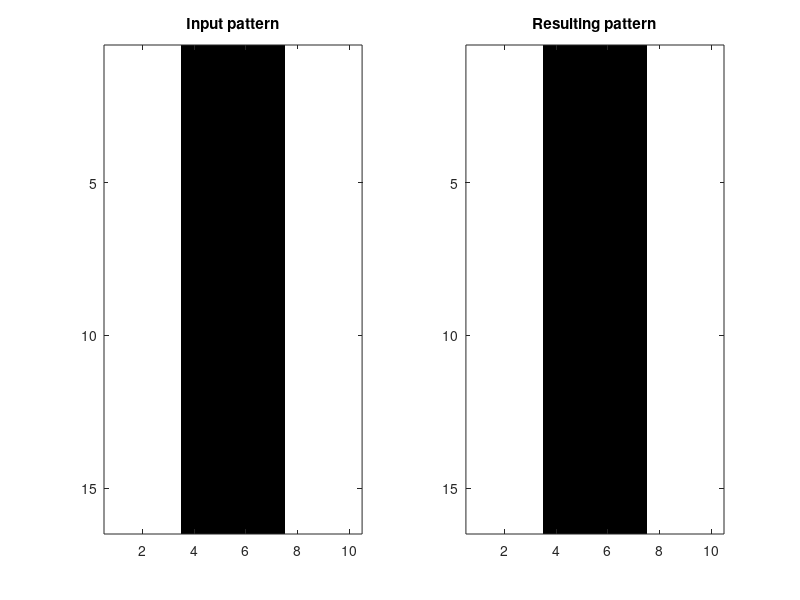

Source code (MATLAB):
% Here the stored patterns are defined, and new patterns are fed to the network

clc, clear

% Define patterns that will be stored, in the form of a column vectors
x1=[ [ -1, -1, -1, -1, -1, -1, -1, -1, -1, -1],[ -1, -1, -1, 1, 1, 1, 1, -1, -1, -1],[ -1, -1, 1, 1, 1, 1, 1, 1, -1, -1],[ -1, 1, 1, 1, -1, -1, 1, 1, 1, -1],[ -1, 1, 1, 1, -1, -1, 1, 1, 1, -1],[ -1, 1, 1, 1, -1, -1, 1, 1, 1, -1],[ -1, 1, 1, 1, -1, -1, 1, 1, 1, -1],[ -1, 1, 1, 1, -1, -1, 1, 1, 1, -1],[ -1, 1, 1, 1, -1, -1, 1, 1, 1, -1],[ -1, 1, 1, 1, -1, -1, 1, 1, 1, -1],[ -1, 1, 1, 1, -1, -1, 1, 1, 1, -1],[ -1, 1, 1, 1, -1, -1, 1, 1, 1, -1],[ -1, 1, 1, 1, -1, -1, 1, 1, 1, -1],[ -1, -1, 1, 1, 1, 1, 1, 1, -1, -1],[ -1, -1, -1, 1, 1, 1, 1, -1, -1, -1],[ -1, -1, -1, -1, -1, -1, -1, -1, -1, -1] ]';

x2=[ [ -1, -1, -1, 1, 1, 1, 1, -1, -1, -1],[ -1, -1, -1, 1, 1, 1, 1, -1, -1, -1],[ -1, -1, -1, 1, 1, 1, 1, -1, -1, -1],[ -1, -1, -1, 1, 1, 1, 1, -1, -1, -1],[ -1, -1, -1, 1, 1, 1, 1, -1, -1, -1],[ -1, -1, -1, 1, 1, 1, 1, -1, -1, -1],[ -1, -1, -1, 1, 1, 1, 1, -1, -1, -1],[ -1, -1, -1, 1, 1, 1, 1, -1, -1, -1],[ -1, -1, -1, 1, 1, 1, 1, -1, -1, -1],[ -1, -1, -1, 1, 1, 1, 1, -1, -1, -1],[ -1, -1, -1, 1, 1, 1, 1, -1, -1, -1],[ -1, -1, -1, 1, 1, 1, 1, -1, -1, -1],[ -1, -1, -1, 1, 1, 1, 1, -1, -1, -1],[ -1, -1, -1, 1, 1, 1, 1, -1, -1, -1],[ -1, -1, -1, 1, 1, 1, 1, -1, -1, -1],[ -1, -1, -1, 1, 1, 1, 1, -1, -1, -1] ]';

x3=[ [ 1, 1, 1, 1, 1, 1, 1, 1, -1, -1],[ 1, 1, 1, 1, 1, 1, 1, 1, -1, -1],[ -1, -1, -1, -1, -1, 1, 1, 1, -1, -1],[ -1, -1, -1, -1, -1, 1, 1, 1, -1, -1],[ -1, -1, -1, -1, -1, 1, 1, 1, -1, -1],[ -1, -1, -1, -1, -1, 1, 1, 1, -1, -1],[ -1, -1, -1, -1, -1, 1, 1, 1, -1, -1],[ 1, 1, 1, 1, 1, 1, 1, 1, -1, -1],[ 1, 1, 1, 1, 1, 1, 1, 1, -1, -1],[ 1, 1, 1, -1, -1, -1, -1, -1, -1, -1],[ 1, 1, 1, -1, -1, -1, -1, -1, -1, -1],[ 1, 1, 1, -1, -1, -1, -1, -1, -1, -1],[ 1, 1, 1, -1, -1, -1, -1, -1, -1, -1],[ 1, 1, 1, -1, -1, -1, -1, -1, -1, -1],[ 1, 1, 1, 1, 1, 1, 1, 1, -1, -1],[ 1, 1, 1, 1, 1, 1, 1, 1, -1, -1] ]';

x4=[ [ -1, -1, 1, 1, 1, 1, 1, 1, -1, -1],[ -1, -1, 1, 1, 1, 1, 1, 1, 1, -1],[ -1, -1, -1, -1, -1, -1, 1, 1, 1, -1],[ -1, -1, -1, -1, -1, -1, 1, 1, 1, -1],[ -1, -1, -1, -1, -1, -1, 1, 1, 1, -1],[ -1, -1, -1, -1, -1, -1, 1, 1, 1, -1],[ -1, -1, -1, -1, -1, -1, 1, 1, 1, -1],[ -1, -1, 1, 1, 1, 1, 1, 1, -1, -1],[ -1, -1, 1, 1, 1, 1, 1, 1, -1, -1],[ -1, -1, -1, -1, -1, -1, 1, 1, 1, -1],[ -1, -1, -1, -1, -1, -1, 1, 1, 1, -1],[ -1, -1, -1, -1, -1, -1, 1, 1, 1, -1],[ -1, -1, -1, -1, -1, -1, 1, 1, 1, -1],[ -1, -1, -1, -1, -1, -1, 1, 1, 1, -1],[ -1, -1, 1, 1, 1, 1, 1, 1, 1, -1],[ -1, -1, 1, 1, 1, 1, 1, 1, -1, -1] ]';

x5=[ [ -1, 1, 1, -1, -1, -1, -1, 1, 1, -1],[ -1, 1, 1, -1, -1, -1, -1, 1, 1, -1],[ -1, 1, 1, -1, -1, -1, -1, 1, 1, -1],[ -1, 1, 1, -1, -1, -1, -1, 1, 1, -1],[ -1, 1, 1, -1, -1, -1, -1, 1, 1, -1],[ -1, 1, 1, -1, -1, -1, -1, 1, 1, -1],[ -1, 1, 1, -1, -1, -1, -1, 1, 1, -1],[ -1, 1, 1, 1, 1, 1, 1, 1, 1, -1],[ -1, 1, 1, 1, 1, 1, 1, 1, 1, -1],[ -1, -1, -1, -1, -1, -1, -1, 1, 1, -1],[ -1, -1, -1, -1, -1, -1, -1, 1, 1, -1],[ -1, -1, -1, -1, -1, -1, -1, 1, 1, -1],[ -1, -1, -1, -1, -1, -1, -1, 1, 1, -1],[ -1, -1, -1, -1, -1, -1, -1, 1, 1, -1],[ -1, -1, -1, -1, -1, -1, -1, 1, 1, -1],[ -1, -1, -1, -1, -1, -1, -1, 1, 1, -1] ]';

% Next, define some parameters, a matrix with the weights and a matrix with the patterns to be stored
N = 160;
W = zeros(N,N);
storedPatterns = [x1, x2, x3, x4, x5]; % a 160x5 matrix

% We store the patterns in the network by calculating the weights
for i=1:size(storedPatterns,2)
    W = W + storedPatterns(:,i)*storedPatterns(:,i)';
end

% Using Hebb's rule means we wish to set the diagonal of W to zero
W = W - diag(diag(W));

% Define the pattern(s) we wish to feed the network
xFirst = [[1, 1, 1, -1, -1, -1, -1, 1, 1, 1], [-1, -1, -1, 1, 1, 1, 1, -1, -1, -1], [-1, -1, -1, 1, 1, 1, 1, -1, -1, -1], [-1, -1, -1, 1, 1, 1, 1, -1, -1, -1], [-1, -1, -1, 1, 1, 1, 1, -1, -1, -1], [-1, -1, -1, 1, 1, 1, 1, -1, -1, -1], [-1, -1, -1, 1, 1, 1, 1, -1, -1, -1], [-1, -1, -1, 1, 1, 1, 1, -1, -1, -1], [-1, -1, -1, 1, 1, 1, 1, -1, -1, -1], [-1, -1, -1, 1, 1, 1, 1, -1, -1, -1], [-1, -1, -1, 1, 1, 1, 1, -1, -1, -1], [-1, -1, -1, 1, 1, 1, 1, -1, -1, -1], [-1, -1, -1, 1, 1, 1, 1, -1, -1, -1], [-1, -1, -1, 1, 1, 1, 1, -1, -1, -1], [-1, -1, -1, 1, 1, 1, 1, -1, -1, -1], [-1, -1, -1, 1, 1, 1, 1, -1, -1, -1]]';
xSecond = [[1, 1, 1, 1, 1, 1, 1, 1, -1, -1], [1, 1, 1, 1, 1, 1, 1, 1, -1, -1], [-1, -1, -1, -1, -1, 1, 1, 1, -1, -1], [-1, -1, -1, -1, -1, 1, 1, 1, -1, -1], [-1, -1, -1, -1, -1, 1, 1, 1, -1, -1], [-1, -1, -1, -1, -1, 1, 1, 1, -1, -1], [-1, -1, -1, -1, -1, 1, 1, 1, -1, -1], [1, 1, 1, 1, 1, 1, 1, 1, -1, -1], [1, 1, 1, 1, 1, 1, 1, 1, -1, -1], [1, 1, 1, -1, -1, -1, -1, -1, -1, -1], [1, 1, 1, -1, -1, -1, -1, -1, -1, -1], [1, 1, 1, -1, -1, -1, -1, -1, -1, -1], [1, 1, 1, -1, -1, -1, -1, -1, -1, -1], [1, 1, 1, -1, -1, -1, -1, -1, -1, -1], [1, 1, 1, 1, 1, 1, 1, 1, -1, -1], [-1, -1, -1, -1, -1, -1, -1, -1, 1, 1]]';
xThird = [[1, -1, -1, 1, -1, 1, -1, 1, 1, -1], [1, -1, -1, 1, -1, 1, -1, 1, -1, -1], [1, -1, 1, -1, 1, -1, -1, 1, -1, -1], [1, -1, 1, -1, 1, -1, -1, 1, -1, -1], [1, -1, 1, -1, 1, -1, -1, 1, -1, -1], [1, -1, 1, -1, 1, -1, -1, 1, -1, -1], [1, -1, 1, -1, 1, -1, -1, 1, -1, -1], [1, -1, -1, 1, -1, 1, -1, 1, 1, -1], [1, -1, -1, 1, -1, 1, -1, 1, 1, -1], [1, -1, 1, -1, 1, -1, -1, 1, -1, -1], [1, -1, 1, -1, 1, -1, -1, 1, -1, -1], [1, -1, 1, -1, 1, -1, -1, 1, -1, -1], [1, -1, 1, -1, 1, -1, -1, 1, -1, -1], [1, -1, 1, -1, 1, -1, -1, 1, -1, -1], [1, -1, -1, 1, -1, 1, -1, 1, -1, -1], [1, -1, -1, 1, -1, 1, -1, 1, 1, -1]]';

% Feed pattern and attempt to recognize digits until the network reaches a steady state
feedPattern = xFirst;

steadyState = false;
while (steadyState ~= true)
    xTemp = feedPattern;

    for j = 1:N
        state = sign(1/N*W(j,:)*xTemp);
        if state==0
            state=1;
        end

        xTemp(j) = state;
    end
    
    if isequal(xTemp, feedPattern)
        steadyState = true;
    else
        feedPattern = xTemp;
    end
end

% Code to format the matrix into a string that can be input to OpenTA
xSteady = reshape(xTemp, 10, 16)';

str='[';
for row = xSteady'
    str = strcat(str,'[');
    str = strcat(str, sprintf('%.0f,' , row));
    str = str(1:end-1);
    str = strcat(str,'],');
end
str = str(1:end-1);
str = strcat(str,']');
disp("Resulting pattern:")
disp(str)

% Plot the resulting pattern
inputPattern = reshape(feedPattern, 10, 16)';
resultingPattern = xSteady;

colormap(flipud(gray))
subplot(1,2,1)
image(inputPattern*256)
title("Input pattern")

subplot(1,2,2)
image(resultingPattern*256)
title("Resulting pattern")